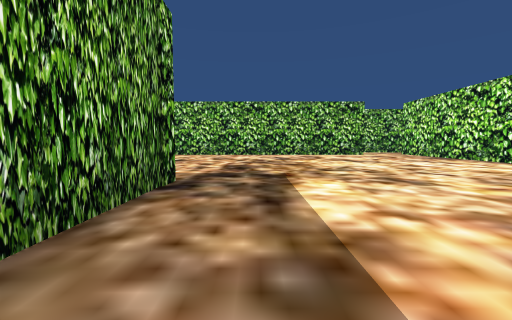
view 1 (above)

24 first-person views from a walk through a Unity game level. The camera is 1.2 m above the floor, tilts 4° down and sees 90° across. The floor is counted in squares, 2 m on a side. Each view is taken from the middle of a square. On the plan, view 1 faces up. The plan holds only what a view shows up to about 9 squares ahead; the rest is blank. The place goes on beyond the plan.

view 2
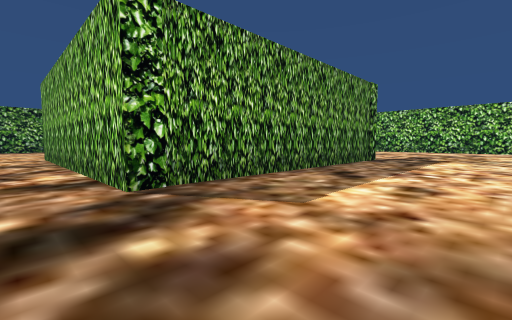

view 3
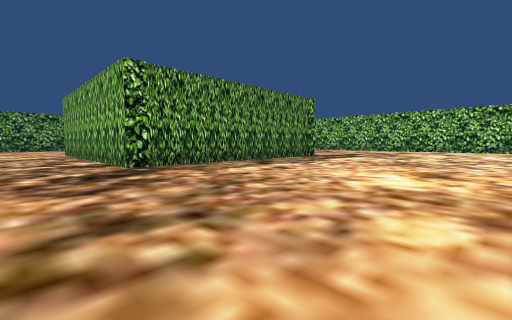

view 4
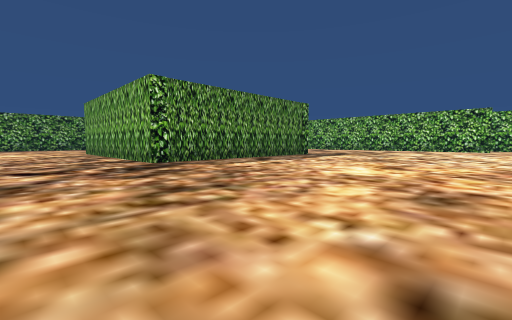

view 5
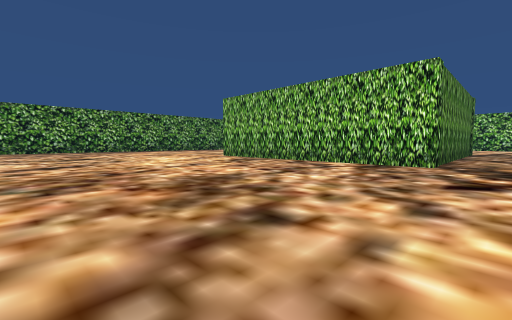

view 6
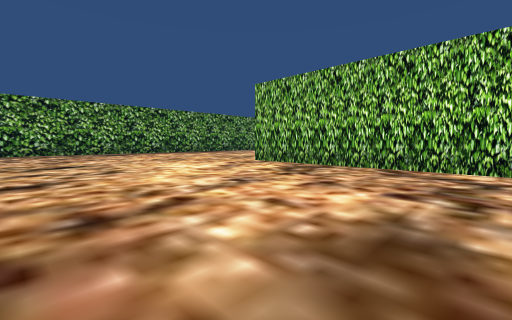

view 7
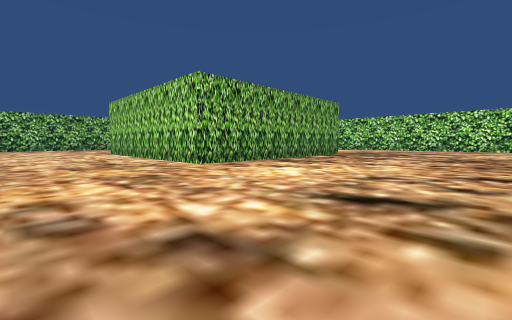

view 8
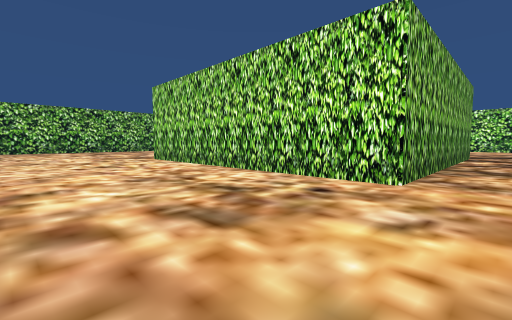

view 9
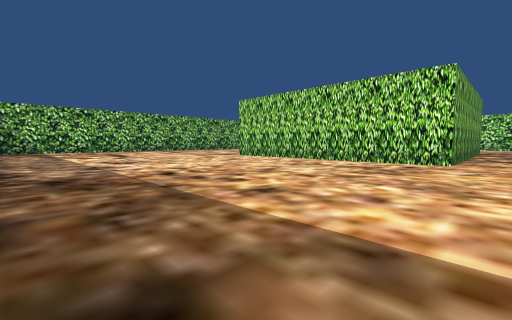

view 10
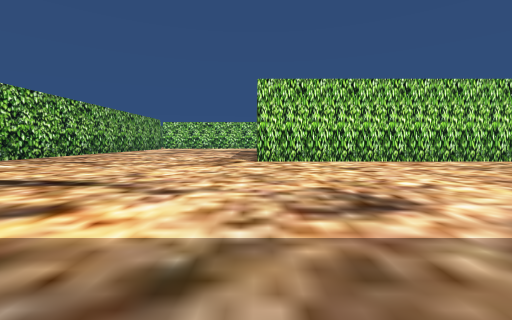

view 11
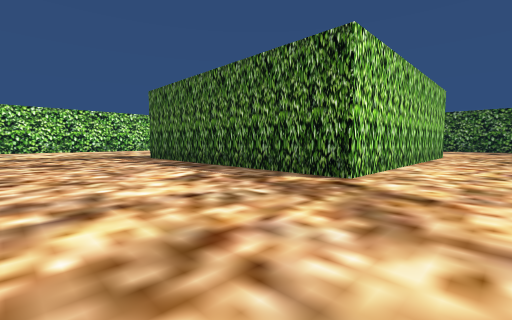

view 12
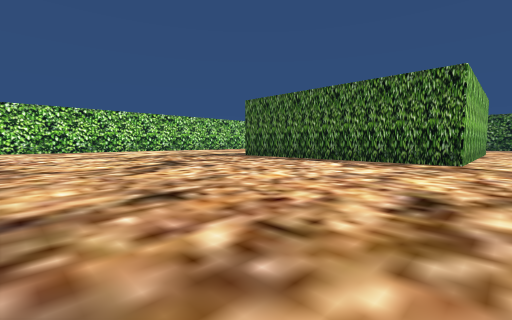

view 13
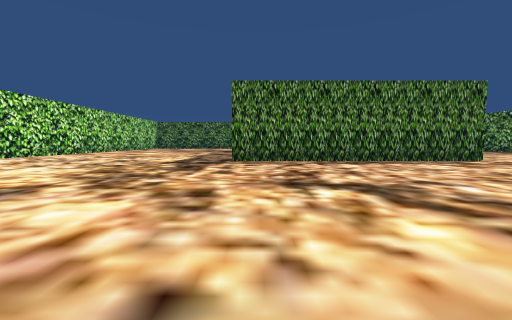

view 14
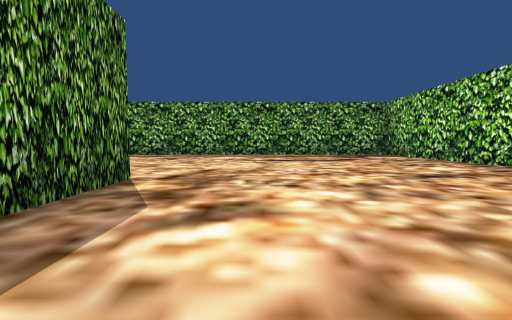

view 15
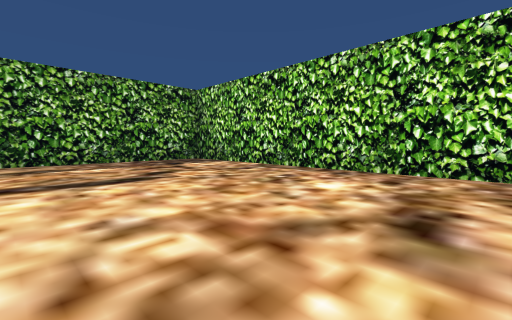

view 16
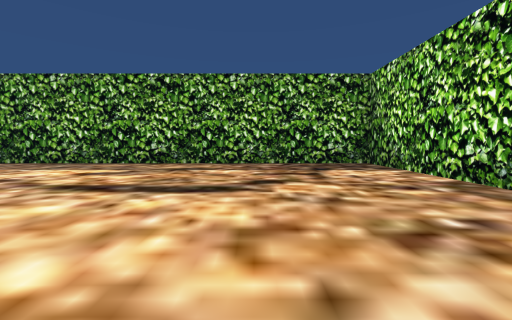

view 17
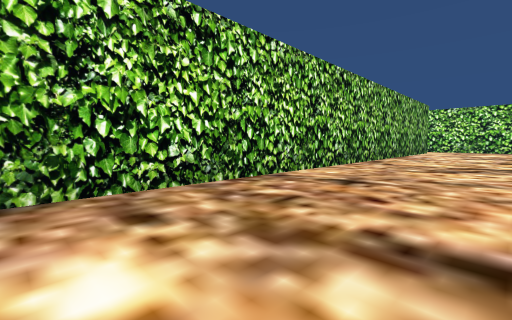

view 18
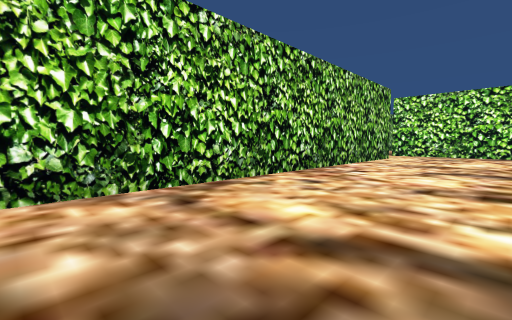

view 19
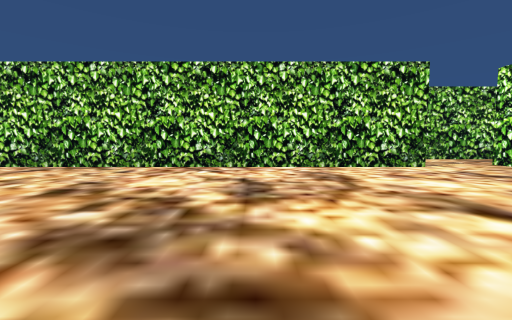

view 20
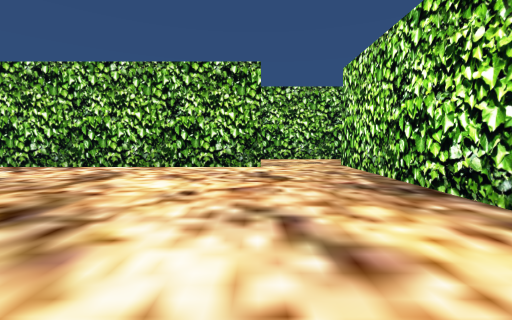

view 21
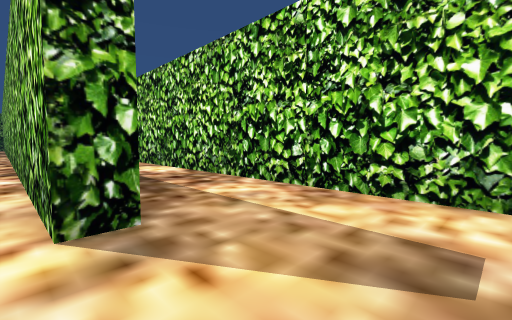

view 22
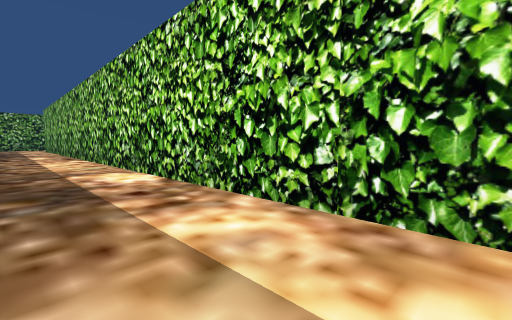

view 23
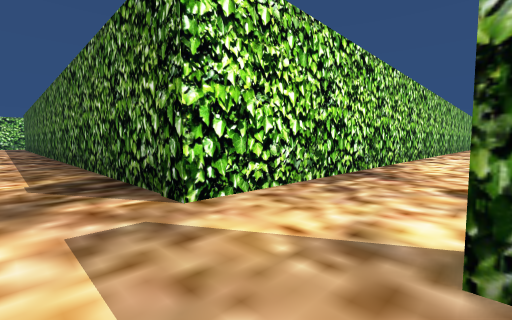

view 24
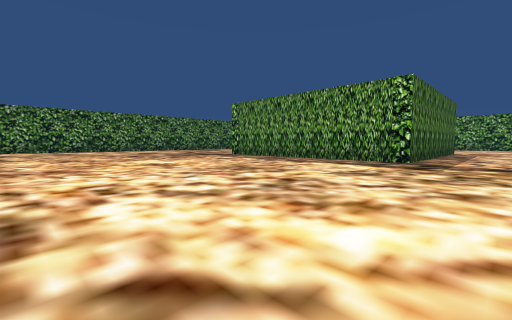

### Floor plan
Points are (right, up) in squares from view 1. A wall is a line through its corners. A room is listed if a view was taken in it or the views show most of it. See-through windows are left out.
Room 1 (views 1, 2, 3, 4, 5, 6, 7, 8, 9, 10, 11, 12, 13, 14, 15, 16, 17, 18, 19, 20, 21, 22, 24)
walls: (-1.3, -3.9) (-9.1, -3.9) (-9.1, 3.9) (-1.3, 3.9) (-1.3, -3.9); (7.3, 3.4) (7.3, 12.7); (5.1, 12.8) (5.1, 12.2) (-17.2, 12.2) (-17.2, 1.8)
ways out: opening at (6.5, 13) to room 2
Room 2 (view 23)
walls: (7.3, 12.7) (13.5, 12.7); (9.4, 15) (-4.9, 15)
ways out: opening at (6.5, 13) to room 1

Where each view was taken, in squares from view 1:
view 1: 0 up, 0 right, facing up
view 2: 5 down, 2 right, facing up-left
view 3: 6 down, 5 right, facing up-left
view 4: 7 down, 6 right, facing up-left
view 5: 11 down, 0 right, facing up-left
view 6: 10 down, 3 left, facing up-left
view 7: 10 down, 13 left, facing up-right
view 8: 5 down, 13 left, facing up-right
view 9: 5 down, 17 left, facing up-right
view 10: 4 up, 17 left, facing right
view 11: 8 up, 11 left, facing down-right
view 12: 12 up, 10 left, facing down-right
view 13: 12 up, 2 left, facing down
view 14: 6 up, 5 left, facing left
view 15: 7 up, 9 left, facing up-left
view 16: 9 up, 10 left, facing left
view 17: 9 up, 11 left, facing up-right
view 18: 9 up, 5 left, facing up-right
view 19: 6 up, 1 right, facing up
view 20: 6 up, 5 right, facing up
view 21: 12 up, 7 right, facing up-left
view 22: 13 up, 6 right, facing up-left
view 23: 14 up, 5 right, facing down-right
view 24: 6 up, 7 right, facing down-left
